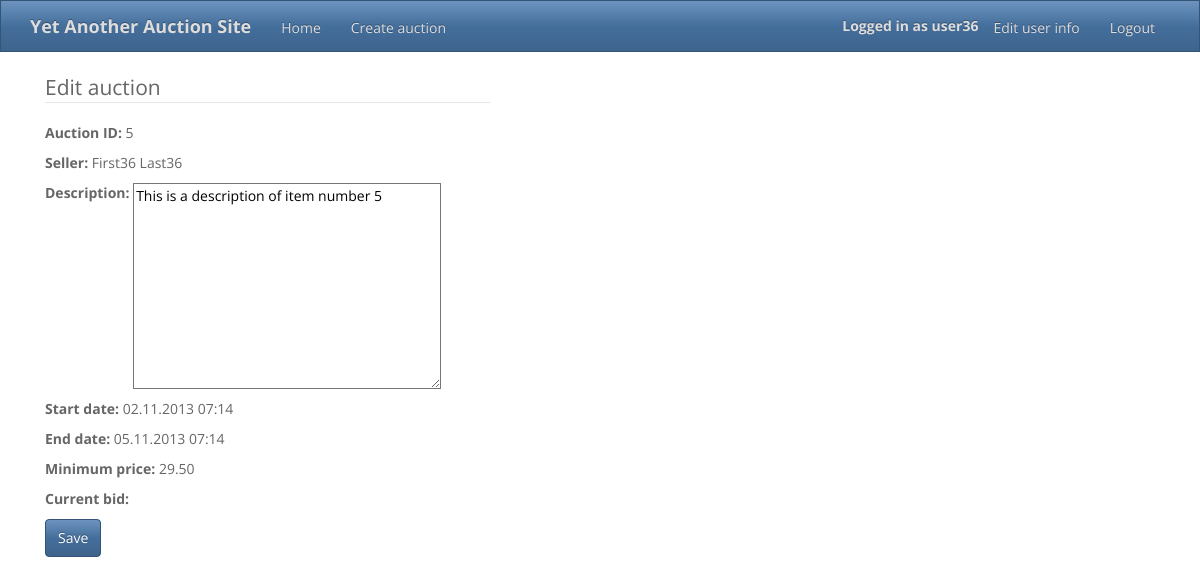
/YAAS/auction/5/edit/ (signed in), run on the app's committed database.
### YAAS_app/models.py (models this page shows, shortened)
class Auction(models.Model):
    id = models.AutoField(primary_key=True)
    seller = models.ForeignKey(User)
    title = models.CharField(max_length=30)
    description = models.TextField()
    start_date = models.DateTimeField(auto_now_add=True)
    updated_date = models.DateTimeField(auto_now=True)
    end_date = models.DateTimeField()
    minimum_price = models.DecimalField(max_digits=16, decimal_places=2)
    active = models.BooleanField(default=True)
    banned = models.BooleanField(default=False)
    @classmethod
    def getActiveById(cls, auction_id):
        try:
            a = cls.objects.get(id=auction_id)
        except ObjectDoesNotExist:
            a = None
        if a and a.active and not a.banned:
            return a
        else:
            return None

### YAAS_app/views.py (the view)
@login_required
def edit_auction(request, id):
    auction = Auction.getActiveById(id)
    if auction:
        if request.user.id != auction.seller.id:
            template = "message.html"
            context = {"message": "Only the seller of an auction can edit it!"}
            return render_to_response(template, context, context_instance=RequestContext(request))
        else:
            if request.method == "POST":
                form = EditAuctionForm(request.POST)
                if form.is_valid():
                    auction.description = form.cleaned_data["description"]
                    auction.save()
                    return HttpResponseRedirect("/YAAS/auction/" + str(auction.id) + "/")
            else:
                form = EditAuctionForm({"description": auction.description})
            template = "edit_auction.html"
            context = {"form": form, "auction": auction}
            return render_to_response(template, context, context_instance=RequestContext(request))
    else:
        template = "message.html"
        context = {"message": "Auction not found"}
        return render_to_response(template, context, context_instance=RequestContext(request))

### YAAS_app/forms.py
class EditAuctionForm(forms.ModelForm):
    class Meta:
        model = Auction
        fields = ('description',)

### templates/edit_auction.html (shortened to what this page needs)
{% extends "base.html" %}
{% block content %}
    <div class="col-md-5">
        <form class="form-horizontal" action="/YAAS/auction/{{ auction.id }}/edit/" method="post">
            <fieldset>
                <legend>Edit auction</legend>
                <p><b>Auction ID:</b> {{ auction.id }}</p>
                <p><b>Seller:</b> {{ auction.seller.get_full_name }}</p>
                {{ form.as_p }}
                <p><b>Start date:</b> {{ auction.start_date|date:"d.m.Y H:i" }}</p>
                <p><b>End date:</b> {{ auction.end_date|date:"d.m.Y H:i" }}</p>
                <p><b>Minimum price:</b> {{ auction.minimum_price|floatformat:2 }}</p>
                <p><b>Current bid:</b> {{ auction.current_bid|floatformat:2 }}</p>
                <input type="submit" class="btn btn-primary" value="Save">
            </fieldset>
        </form>
    </div>
{% endblock %}

### templates/base.html (shortened to what this page needs)
<!DOCTYPE html>
<html>
<head>
    {% load staticfiles %}
    <link rel="stylesheet" type="text/css" href="{% static "bootstrap/css/bootstrap.min.css" %}">
</head>
<body>
<div class="navbar navbar-inverse navbar-static-top">
    <div class="container">
        <b><a href="/YAAS/" class="navbar-brand">Yet Another Auction Site</a></b>
        <div class="collapse navbar-collapse navHeaderCollapse">
            <ul class="nav navbar-nav">
                <li><a href="/YAAS/">Home</a></li>
                {% if user.is_authenticated %}
                <li><a href="/YAAS/auction/create/">Create auction</a></li>
                {% endif %}
            </ul>
            <ul class="nav navbar-nav navbar-right">
                {% if user.is_authenticated %}
                <b><p class="navbar-text">Logged in as {{ user.username }}</p></b>
                <li><a href="/YAAS/user/">Edit user info</a></li>
                <li><a href="/YAAS/logout/">Logout</a></li>
                {% endif %}
            </ul>
        </div>
    </div>
</div>
<div class="container">
    {% block content %}{% endblock %}
</div>
</body>
</html>

### data on the page
Auction: id "5", seller.get_full_name "First36 Last36", description "This is a description of item number 5", start_date "02.11.2013 07:14", end_date "05.11.2013 07:14", minimum_price "29.50"

### other printed values
{{ user.username }} "user36"
